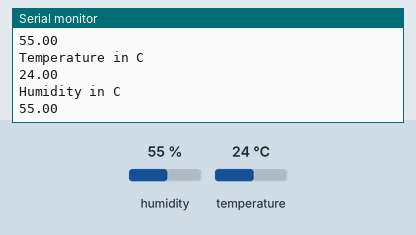
The sketch below on a simulated Arduino Uno, built with avr-gcc and run on an emulated ATmega328P. Shown: the last lines printed to the serial monitor. The inputs (shaded band) are chosen by the test bench; at power-on: humidity 55 %, temperature 24 °C.

Above: at 2.8 s.
2.9 s: humidity set to 22 %
At 5.1 s:
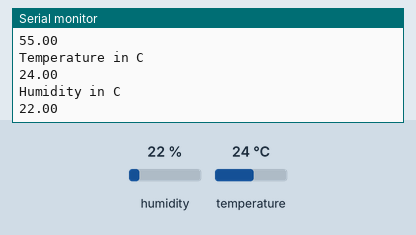
5.6 s: temperature set to 12 °C
At 6.8 s:
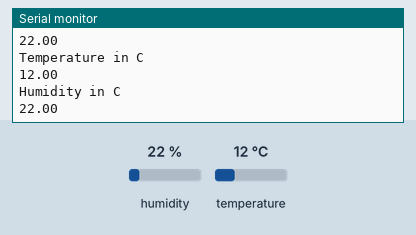
8.3 s: humidity set to 40 %
At 11.5 s:
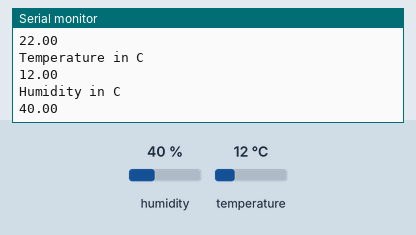
Timing chart, 0 to 13.0 s (numbered marks = the images above; inputs shaded):
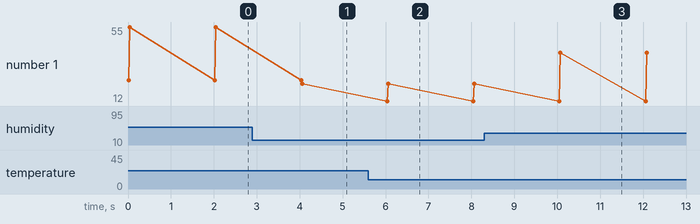

The sketch:

sensor_DHT22.ino
```cpp
#include <DHT.h>
DHT dht2(2,DHT22);
void setup()
{
Serial.begin(9600);
}
void loop()
{
Serial.println("Temperature in C");
Serial.println((dht2.readTemperature(
)));
Serial.println("Humidity in C");
Serial.println((dht2.readHumidity(
))); delay(2000);
}
```

Measured:
- after the input at 2.9 s, the serial monitor: prints a new line after 1.2 s (image 1)
- after the input at 5.6 s, the serial monitor: prints a new line after 0.44 s (image 2)
- after the input at 8.3 s, the serial monitor: prints a new line after 1.8 s (image 3)
- plotted number 1: 55 → 22 after the input at 2.9 s, 22 → 40 after the input at 8.3 s
